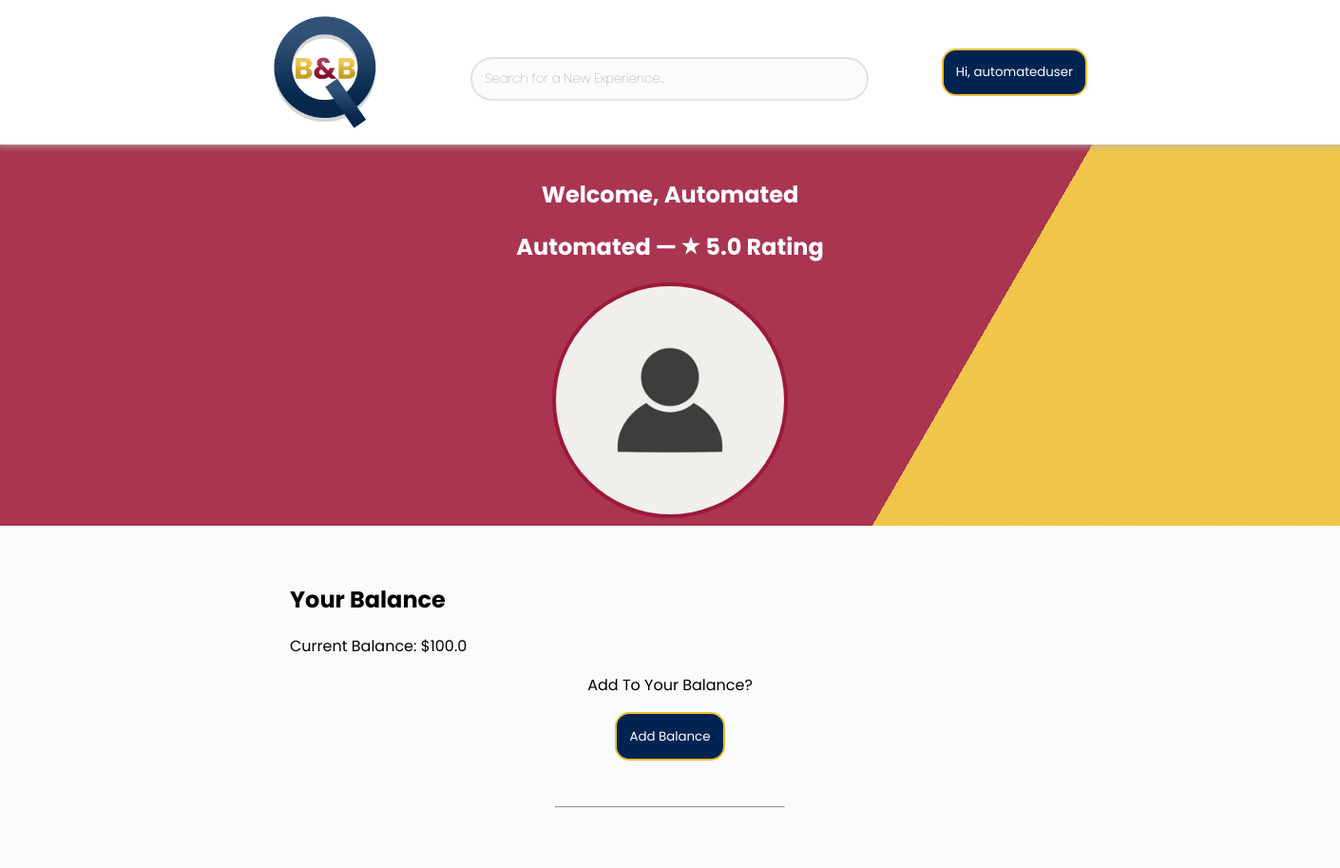
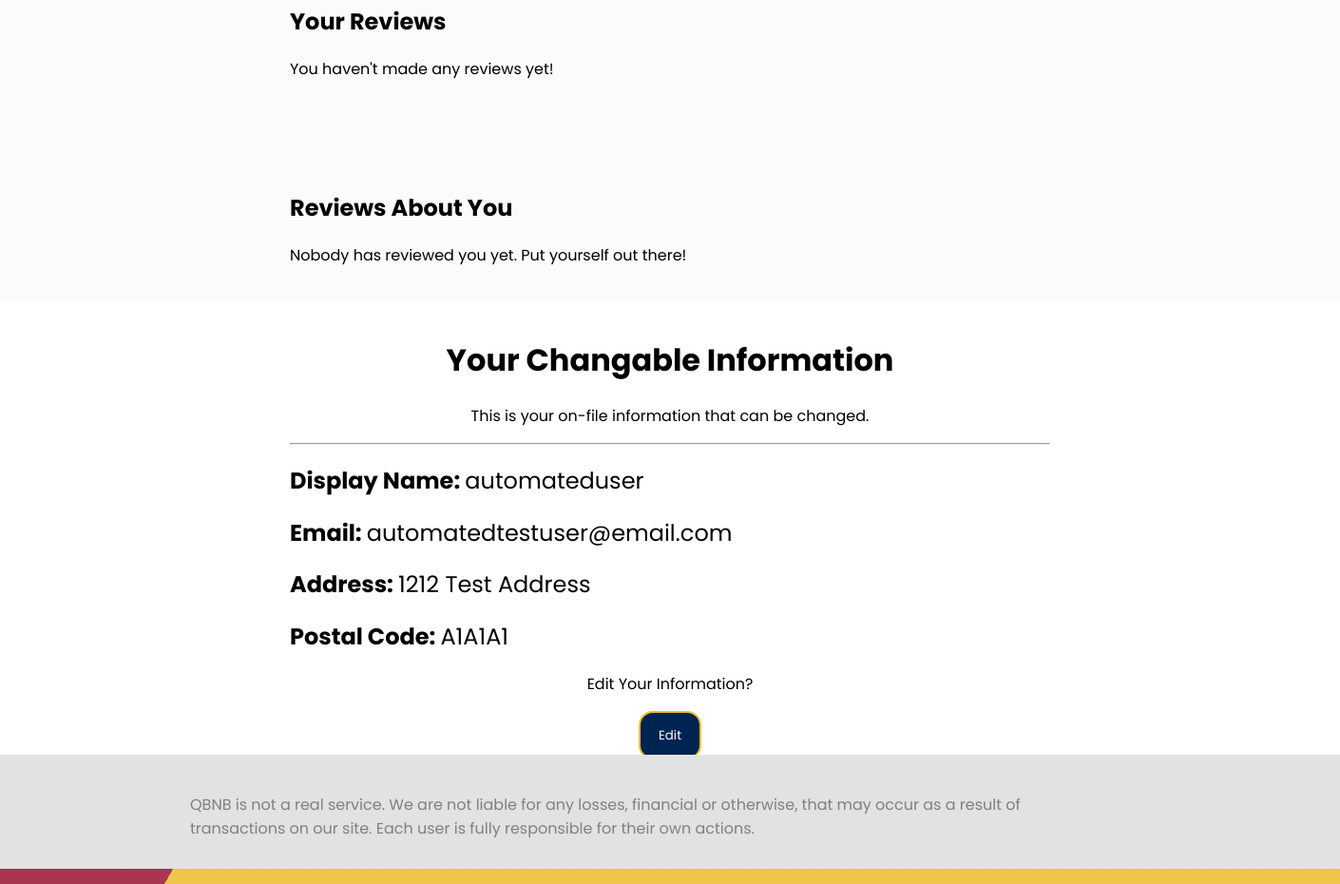
Screenshot of /profile/1 (signed in) with the database file from the repository (2 pictures, top to bottom).
### qbnb/models.py (models this page shows, shortened)
class User(UserMixin, db.Model):
    __tablename__ = 'users'
    id = db.Column(db.Integer,
                   primary_key=True,
                   autoincrement=True,
                   unique=True)
    username = db.Column(db.String(80),  # Display name of user
                         unique=True,
                         nullable=False)
    email = db.Column(db.String(120),  # Email of user
                      unique=True,
                      nullable=False)
    password = db.Column(db.String(120),  # Password of user
                         unique=False,
                         nullable=False)
    rating = db.Column(db.String(120),  # Rating of User
                       unique=False,
                       nullable=False)
    writtenReviews = db.Column(db.Text,
                               unique=False,
                               nullable=True)
    reviewsAbout = db.Column(db.Text,
                             unique=False,
                             nullable=True)
    balance = db.Column(db.Float,
                        nullable=False)
    billingAddress = db.Column(db.String(120),
                               unique=False,
                               nullable=False)
    postalCode = db.Column(db.String(6),
                           unique=False,
                           nullable=False)
    firstName = db.Column(db.String(15),
                          unique=False,
                          nullable=False)
    surname = db.Column(db.String(20),
                        unique=False,
                        nullable=False)
    authenticated = db.Column(db.Boolean,
                              default=False)
    def getReviews(self):
        writtenCheck = self.writtenReviews.split(",")
        aboutCheck = self.reviewsAbout.split(",")
        writtenCheck.reverse()
        aboutCheck.reverse()
        if len(writtenCheck) != 0 and writtenCheck[0] != "":
            written = []
            for x in writtenCheck:
                rev = db.session.query(Review).get(x)
                written.append(rev)
        else:
            written = None
        if len(aboutCheck) != 0 and aboutCheck[0] != "":
            about = []
            for y in aboutCheck:
                rev = db.session.query(Review).get(y)
                about.append(rev)
        else:
            about = None
        return [written, about]

### qbnb/controllers.py (the view)
@app.route('/profile/<int:id>', methods=['GET', 'POST'])
@login_required
def profile(id):
    if request.method == 'GET':
        user = db.session.query(User).get(id)
        userReviews = user.getReviews()
        if str(current_user.get_id()) == str(id):
            idPass = True
            pickedGreeting = random.choice(greetings)
        else:
            idPass = False
            pickedGreeting = ""
        userData = {
            "username": user.username,
            "email": user.email,
            "billingAddress": user.billingAddress,
            "postalCode": user.postalCode,
            "firstName": user.firstName,
            "surname": user.surname,
            "rating": user.rating,
            "propertyReviews": user.writtenReviews,  # CHANGE
            "userReviews": user.reviewsAbout,
            "balance": user.balance
        }  # Get user information from DB
        userInfo = get_info()  # Check if user is signed in
        return render_template('profile.html',
                               userData=userData,
                               greeting=pickedGreeting,
                               userInformation=userInfo[0],
                               user=userInfo[1],
                               reviewsAbt=userReviews[1],
                               writtenRevs=userReviews[0],
                               idPass=idPass)

### qbnb/controllers.py (called while the page is built)
@login_manager.user_loader
def load_user(id):
    return db.session.query(User).get(id)

def get_info():
    user = db.session.query(User).get(current_user.get_id())
    if user is None:
        return [None, False]
    else:
        return [user, True]

### qbnb/templates/profile.html (shortened to what this page needs)
{% extends 'base.html' %}
{% block body %}
<div class="main-container-profiles">
        {% if userData %}
            <div class="profile-container">
                <div class="core-profile">
                    <div class="user-greeting">
                        {% if idPass %}
                            <h2 style="color:white">{{ greeting }}, {{ userData.firstName }}</h2>
                        {% else %}
                            <h2 style="color:white">{{ userData.firstName }}'s Profile</h2>
                        {% endif %}
                    </div>
                    <div class="profile-main">
                        <h2 style="text-align:center;color:white">{{ userData.firstName }} — <img class="rating-img"  src="{{url_for('static', filename='rating.png')}}"> {{ userData.rating }} Rating</h2>
                        <div class="pfp-container">
                            <img class="profile-picture" src="{{url_for('static', filename='pfp_placeholder.jpeg')}}">
                        </div>
                </div>
                {% if idPass %}
                <div class="profile-quick-container">
                    <div class="profile-changables-container" style="text-align:left">
                        <div class="reviews-container">
                            <h2>Your Balance</h2>
                            Current Balance: ${{ userData.balance }}
                            <div class="profile-header">
                                <p>Add To Your Balance?</p>
                                <a href="/profile/{{userInformation.id}}/addbalance"><button class="standard-button" style="justify-self:center;">Add Balance</button></a>
                            </div>
                        </div>
                        <hr class="short-hr">
                        {% if writtenRevs %}
                            <div class="reviews-container">
                                <h2>Your Reviews</h2>
                                <p class="tiny">Click on a review to be brought to it's subject.</p>
                                {% for review in writtenRevs %}
                                    <div id="review"class="container-col">
                                        {% if 'Property' == review.reviewType %}
                                        <a href="/listing/{{ review.recipient }}">
                                        {% else %}
                                        <a href="/profile/{{ review.recipient }}">
                                        {% endif %}
                                        <p style="text-align: left;margin-top: -3vh;margin-left: -1.5em;"><b>Rating: {{ review.rating }}</b> — {{ review.authorName }}<i style="color:gray"> written on {{ review.date }}</i></p>
                                        <p style="text-align: left;">{{ review.content }}</p>
                                        </a>
                                    </div>
                                {% endfor %}
                            </div>
                        {% else %}
                            <div class="reviews-container">
                                <h2>Your Reviews</h2>
                                    <p>You haven't made any reviews yet!</p>
                            </div>
                        {% endif %}
                        {% if reviewsAbt %}
                        <div class="reviews-container">
                            <h2>Your Reviews</h2>
                            <p class="tiny">Click on a review to be brought to the profile of who posted it.</p>
                            {% for review in reviewsAbt %}
                                <div id="review"class="container-col">
                                    <a href="/profile/{{ review.author }}">
                                    <p style="text-align: left;margin-top: -3vh;margin-left: -1.5em;"><b>Rating: {{ review.rating }}</b> — {{ review.authorName }}<i style="color:gray"> written on {{ review.date }}</i></p>
                                    <p style="text-align: left;">{{ review.content }}</p>
                                    </a>
                                </div>
                                {% endfor %}
                        {% else %}
                            <div class="reviews-container">
                                <h2>Reviews About You</h2>
                                    <p>Nobody has reviewed you yet. Put yourself out there!</p>
                            </div>
                        {% endif %}
                    </div>
                    </div>
                </div>
                <div class="changables-container">
                    <div class="profile-header">
                        <h1>Your Changable Information</h1>
                        <p>This is your on-file information that can be changed.</p>
                    </div>
                    <hr>
                    <div class="profile-changables-container">
                        <h2 id="username" class="profile-head"><b>Display Name: </b>{{ userData.username }}</h2>
                        <h2 id="email" class="profile-head"><b>Email: </b>{{ userData.email }}</h2>
                        <h2 id="address" class="profile-head"><b>Address: </b>{{ userData.billingAddress }}</h2>
                        <h2 id="postalcode" class="profile-head"><b>Postal Code: </b>{{ userData.postalCode }}</h2>
                    </div>
                    <div class="profile-header">
                        <p>Edit Your Information?</p>
                        <a href="/update/{{ userInformation.id }}"><button id="edit-profile-info" class="standard-button">Edit</button></a>
                    </div>
                </div>
            </div>
                {% endif %}
            </div>
        {% else %}
            <h2>
                There was an error. Please return to the homepage.
                If the issue persists, please contact support.
            </h2>
        {% endif %}
{% endblock %}

### qbnb/templates/base.html (shortened to what this page needs)
<!DOCTYPE html>
<html>
  <head>
    <link
      rel="stylesheet"
      href="{{url_for('static', filename='styles.css')}}"
    />
  </head>
  <body>
    <div class="navbar-container">
      <div class="navbar">
        <div class="logo-container">
          <a href="/"
            ><img
              id="logo"
              src="{{url_for('static', filename='QBNBLogo.jpg')}}"
              align="left"
          /></a>
        </div>
        <div style="margin-right: 2em" class="searchbar-container">
          <input
            class="searchbar"
            placeholder="Search for a New Experience..."
            type="text"
          />
        </div>
        <div class="login-container">
          {% if user %}
          <button name="profile-options" class="standard-button" \>
            Hi, {{ userInformation.username }}
          </button>
          {% else %}
          <a href="/login"><button class="standard-button">Sign In</button></a>
          {% endif %}
        </div>
      </div>
    </div>
    <br />
    {% block body %}{% endblock %}
  </body>
  <span>
    <footer
      style="
        background: #e2e2e2;
        height: 5vh;
        margin: 1.5vh 0 0 -3em;
        padding: 5vh 15em 5vh 15em;
        color: gray;
        position: absolute;
      "
    >
      QBNB is not a real service. We are not liable for any losses, financial or
      otherwise, that may occur as a result of transactions on our site. Each
      user is fully responsible for their own actions.
    </footer></span
  >
</html>

### qbnb/static/styles.css (style rules this page uses)
a { text-decoration: none; color: black; }
body { font-family: "Poppins", sans-serif; font-weight: normal; }
button { border: solid 4px rgb(157, 25, 57); font-family: "Poppins", sans-serif; padding: 1em; margin-left: 5em; }
#logo { max-width: 4em; padding-right: 2em; }
.navbar-container { background-color: #ffffff; min-height: 15vh; display: flex; flex-direction: row; flex-wrap: wrap; align-items: center; justify-content: center; font-size: calc(10px + 2vmin); filter: drop-shadow(0px 1px 4px rgb(180, 180, 180)); opacity: 1; position: sticky; margin: -0.3em; top: 0; z-index: 15; }
.navbar { display: inherit; align-items: center; }
.searchbar { height: 3em; width: 30em; border-radius: 80px; font-family: "Poppins", sans-serif; font-weight: 100; padding-left: 1em; border: solid 2px #e2e2e2; background-color: #fbfbfb; }
.login-container { display: flex; justify-content: center; flex-grow: 1 1 200px; flex-direction: row; }
.main-container-profiles { display: flex; justify-content: center; flex-grow: 1 1 200px; }
.changables-container { background-color: rgba(255, 255, 255, 1); margin: -2vh -25em -2vh -25em; padding: 2vh 25em 2vh 25em; }
.core-profile { background-color: rgba(255, 255, 255, 0); }
.user-greeting { text-align: center; }
.profile-main { min-width: 50em; }
.profile-container { display: flex; flex-direction: column; margin: 0.5vh 1em 0.5vh 1em; }
.profile-head { font-family: "Poppins", sans-serif; font-weight: normal; justify-content: left; }
.profile-header { padding-top: -1vh; text-align: center; }
.standard-button { transition: all 250ms ease-in-out; background-color: rgb(0, 36, 82); color: white; min-width: 5em; margin-left: 0; border: solid 2px rgb(238, 189, 49); border-radius: 15px; }
.profile-quick-container { text-align: center; background-color: #fbfbfb; margin: 0 -25em 0 -25em; padding: 0 25em 0 25em; min-height: 65vh; }
.short-hr { width: 15em; }
.reviews-container { padding-top: 5vh; padding-bottom: 5vh; }
.rating-img { width: 20px; }
.profile-picture { width: 15em; border-width: 2px; border-radius: 100%; object-fit: cover; border: solid 4px rgb(157, 25, 57); }
.pfp-container { display: flex; justify-content: center; padding-bottom: 1vh; }

### rows the page displays
User: username "automateduser", firstName "Automated", rating "5.0", balance "100.0", email "automatedtestuser@email.com", billingAddress "1212 Test Address", postalCode "A1A1A1"
